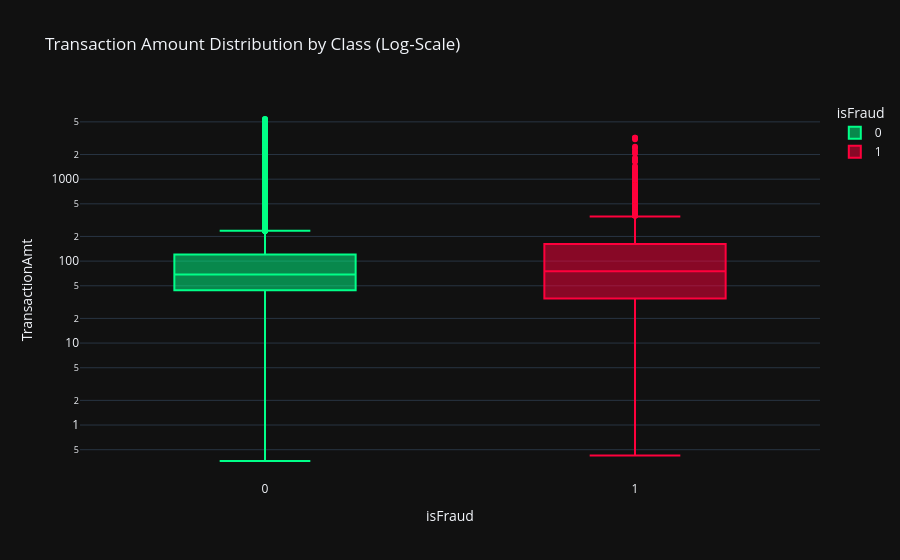

Here is the notebook cell this chart was saved with:
### Markdown cell above
### EDA Interactive Visualizations
Let's check the distribution of transaction amounts for both fraud and legitimate transactions.

### Code cell
# We will write static representations of the interactive plots for the notebook, 
# which render beautifully when executed by jupyter.
fig_amt = px.box(train_df, x='isFraud', y='TransactionAmt', log_y=True, 
                 color='isFraud', color_discrete_map={0: '#00ff88', 1: '#ff003c'},
                 title='Transaction Amount Distribution by Class (Log-Scale)')
fig_amt.update_layout(template='plotly_dark')
fig_amt.show()

### Figure 1 — Plotly figure (JSON) as saved in the notebook; plotly's stock layout.template omitted (floating-point values rounded to 4 significant figures; data arrays with more than 128 entries replaced by an {"elided": "..."} marker saying what was removed)
{"data": [{"alignmentgroup": "True", "hovertemplate": "isFraud=%{x}<br>TransactionAmt=%{y}<extra></extra>", "legendgroup": "0", "marker": {"color": "#00ff88"}, "name": "0", "notched": false, "offsetgroup": "0", "orientation": "v", "showlegend": true, "type": "box", "x": {"elided": "77203 int values"}, "x0": " ", "xaxis": "x", "y": {"elided": "77203 float values"}, "y0": " ", "yaxis": "y"}, {"alignmentgroup": "True", "hovertemplate": "isFraud=%{x}<br>TransactionAmt=%{y}<extra></extra>", "legendgroup": "1", "marker": {"color": "#ff003c"}, "name": "1", "notched": false, "offsetgroup": "1", "orientation": "v", "showlegend": true, "type": "box", "x": {"elided": "2803 int values"}, "x0": " ", "xaxis": "x", "y": {"elided": "2803 float values"}, "y0": " ", "yaxis": "y"}], "layout": {"boxmode": "overlay", "legend": {"title": {"text": "isFraud"}, "tracegroupgap": 0}, "title": {"text": "Transaction Amount Distribution by Class (Log-Scale)"}, "xaxis": {"anchor": "y", "categoryarray": [0, 1], "categoryorder": "array", "domain": [0.0, 1.0], "title": {"text": "isFraud"}}, "yaxis": {"anchor": "x", "domain": [0.0, 1.0], "title": {"text": "TransactionAmt"}, "type": "log"}}}
